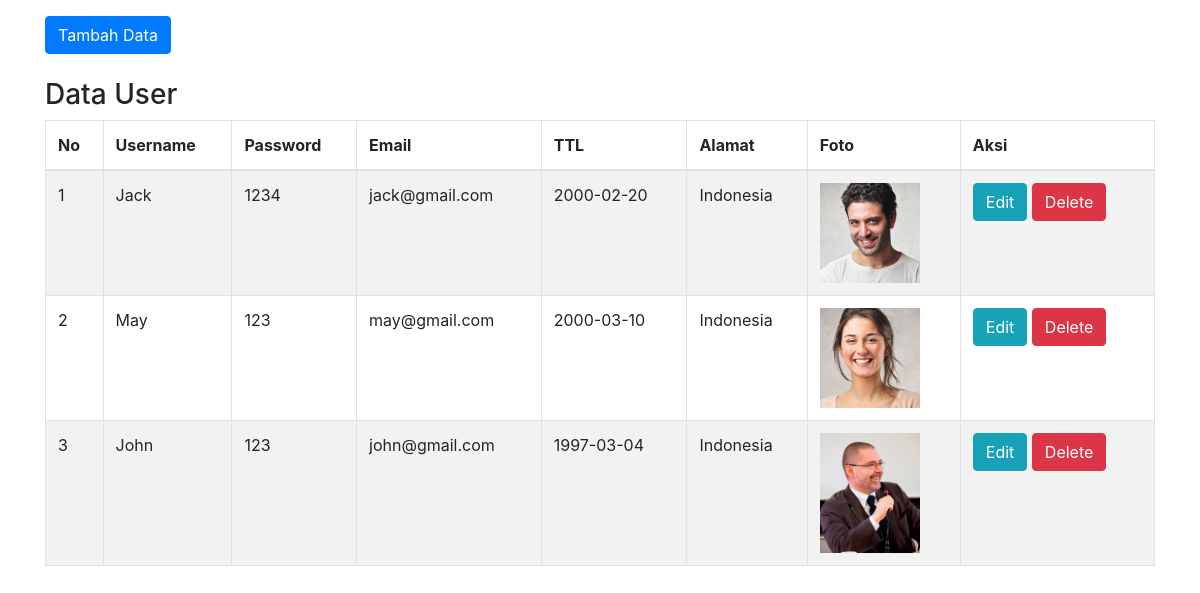
The page / on the database its author committed.
### tables this page shows
CREATE TABLE `user` (
  `id` int(11) NOT NULL,
  `username` varchar(50) NOT NULL,
  `password` varchar(50) NOT NULL,
  `email` varchar(50) NOT NULL,
  `ttl` varchar(50) NOT NULL,
  `alamat` text NOT NULL,
  `foto` varchar(255) NOT NULL
);

### index.php (the view, shortened to what this page needs)
<?php
	include 'koneksi.php';
	$query = "SELECT * FROM user";
	$statment = $koneksi->prepare($query);
	$statment->execute();
 ?>
<!DOCTYPE html>
<html>
<head>
	<link rel="stylesheet" type="text/css" href="css/bootstrap.min.css">
</head>
<body>
	<div class="container mt-3">
	<a href="tambah.php"><button class="btn btn-primary">Tambah Data</button></a>
	<br>
	<br>
	<h3>Data User</h3>
	<table class="table table-bordered table-striped">
		<thead>
		<tr>
			<th>No</th>
			<th>Username</th>
			<th>Password</th>
			<th>Email</th>
			<th>TTL</th>
			<th>Alamat</th>
			<th>Foto</th>
			<th>Aksi</th>
		</tr>
		</thead>
		<tbody>
			<?php
				$no = 1;
				while ($data = $statment->fetch(PDO::FETCH_OBJ)) {
			?>
			<tr>
				<td><?php echo $no++?></td>
				<td><?php echo $data->username ?></td>
				<td><?php echo $data->password ?></td>
				<td><?php echo $data->email ?></td>
				<td><?php echo $data->ttl ?></td>
				<td><?php echo $data->alamat ?></td>
				<td>
					<img src="foto_user/<?php echo $data->foto ?>" width=100>
				</td>
				<td>
					<a href="edit.php?id=<?php echo$data->id ?>" class="btn btn-xs btn-info">Edit</a>
            		<a onclick="return confirm('Kamu yakin ingin di delete?')" href="delete.php?id=<?php echo$data->id ?>" class='btn btn-danger'>Delete</a>
				</td>
			</tr>
			<?php } ?>
		</tbody>
	</table>
	</div>
</body>
</html>

### rows shown on the page
user: username "Jack", password "1234", email "jack@gmail.com", ttl "2000-02-20", alamat "Indonesia", foto (picture)
user: username "May", password "123", email "may@gmail.com", ttl "2000-03-10", alamat "Indonesia", foto (picture)
user: username "John", password "123", email "john@gmail.com", ttl "1997-03-04", alamat "Indonesia", foto (picture)
